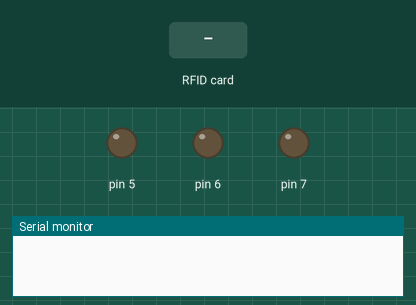
Bench run of a sketch on a simulated Arduino Uno, built with avr-gcc and run on an emulated ATmega328P. Parts: output pins drawn as LEDs (lit = HIGH), the last lines printed to the serial monitor. Dashed ring = blinking. The test bench sets the inputs (shaded band). Pins used as bus, display or sensor lines are not drawn.

Above: at 1.2 s.
1.3 s: RFID card 24 82 D5 18 held to the reader
At 1.7 s:
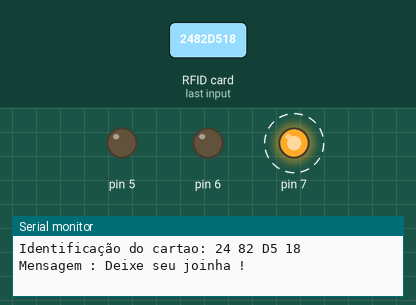
4.3 s: RFID card 8F 68 17 84 held to the reader
At 4.7 s:
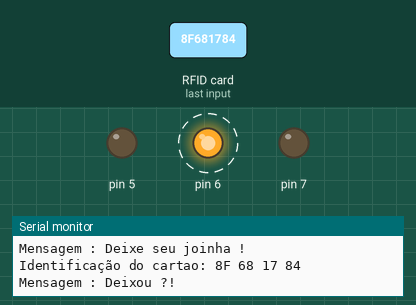
7.3 s: RFID card D2 D9 BE 49 held to the reader
At 7.7 s:
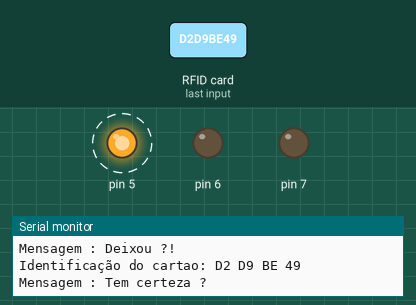
Timing chart, 0 to 11.3 s (numbered marks = the images above; inputs shaded):
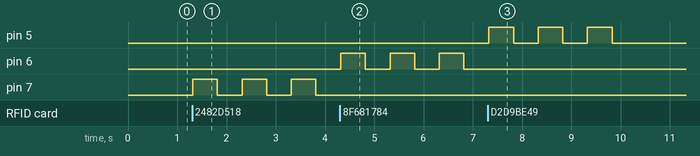

Measured:
- after the input at 1.3 s, pin 7: alternates HIGH for 0.50 s and LOW for 0.50 s, starting at once
- after the input at 4.3 s, pin 6: alternates HIGH for 0.50 s and LOW for 0.50 s, starting at once
- after the input at 7.3 s, pin 5: alternates HIGH for 0.50 s and LOW for 0.50 s, 6 changes in all, then stays LOW, starting at once

The sketch:

C_dico_de_reconhecimento_de_cat_o_RFID.ino
```cpp
/*

Este código reconhece um cartão e acende LEDs

*/

// Códico de reconhecimento de catão RFID

#include <SPI.h>
#include <MFRC522.h>

#define SS_PIN 10
#define RST_PIN 9
MFRC522 mfrc522(SS_PIN, RST_PIN);

void setup()
{
  Serial.begin(9600);
  SPI.begin();
  mfrc522.PCD_Init();
  pinMode(5, OUTPUT);
  pinMode(6, OUTPUT);
  pinMode(7, OUTPUT);
}

void loop()
{
  if ( ! mfrc522.PICC_IsNewCardPresent())
  {
    return;
  }
  if ( ! mfrc522.PICC_ReadCardSerial())
  {
    return;
  }

  Serial.print("Identificação do cartao:");
  String conteudo= "";
  byte letra;
  for (byte i = 0; i < mfrc522.uid.size; i++)
  {
     Serial.print(mfrc522.uid.uidByte[i] < 0x10 ? " 0" : " ");
     Serial.print(mfrc522.uid.uidByte[i], HEX);
     conteudo.concat(String(mfrc522.uid.uidByte[i] < 0x10 ? " 0" : " "));
     conteudo.concat(String(mfrc522.uid.uidByte[i], HEX));
  }

  Serial.println();
  Serial.print("Mensagem : ");
  conteudo.toUpperCase();

  if (conteudo.substring(1) == "24 82 D5 18") //cartao 1
  {
    Serial.println("Deixe seu joinha !");
    Serial.println();
    digitalWrite(7, HIGH); // ativa led vermelho
    delay(500);           // espera 3 segundos
    digitalWrite(7, LOW);  // desativa led vermelho
    delay(500);
    digitalWrite(7, HIGH);
    delay(500);
    digitalWrite(7, LOW);
    delay(500);
    digitalWrite(7, HIGH);
    delay(500);
    digitalWrite(7, LOW);
  }

   if (conteudo.substring(1) == "8F 68 17 84") //cartao 2
  {
    Serial.println("Deixou ?!");
    Serial.println();
    digitalWrite(6, HIGH); // ativa led verde
    delay(500);                 // espera 3 segundos
    digitalWrite(6, LOW); // desativa led verde
    delay(500);
    digitalWrite(6, HIGH);
    delay(500);
    digitalWrite(6, LOW);
    delay(500);
    digitalWrite(6, HIGH);
    delay(500);
    digitalWrite(6, LOW);
  }

   if (conteudo.substring(1) == "D2 D9 BE 49") //cartao 3
  {
    Serial.println("Tem certeza ?");
    Serial.println();
    digitalWrite(5, HIGH); // ativa led amarelo
    delay(500);           // espera 3 segundos
    digitalWrite(5, LOW);  // desativa led amarelo
    delay(500);
    digitalWrite(5, HIGH);
    delay(500);
    digitalWrite(5, LOW);
    delay(500);
    digitalWrite(5, HIGH);
    delay(500);
    digitalWrite(5, LOW);
  }
}
```
